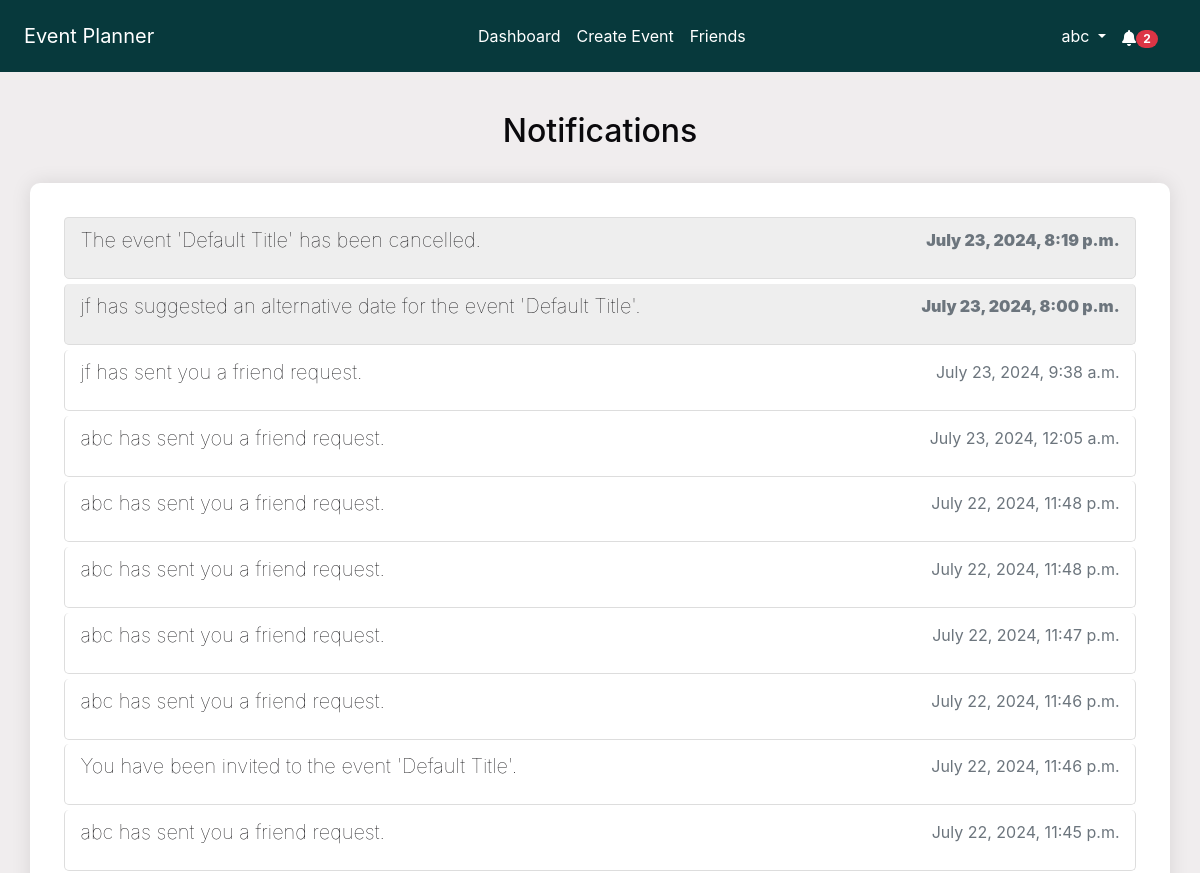
Before: /notifications/ (signed in, upper part) with the older database file.
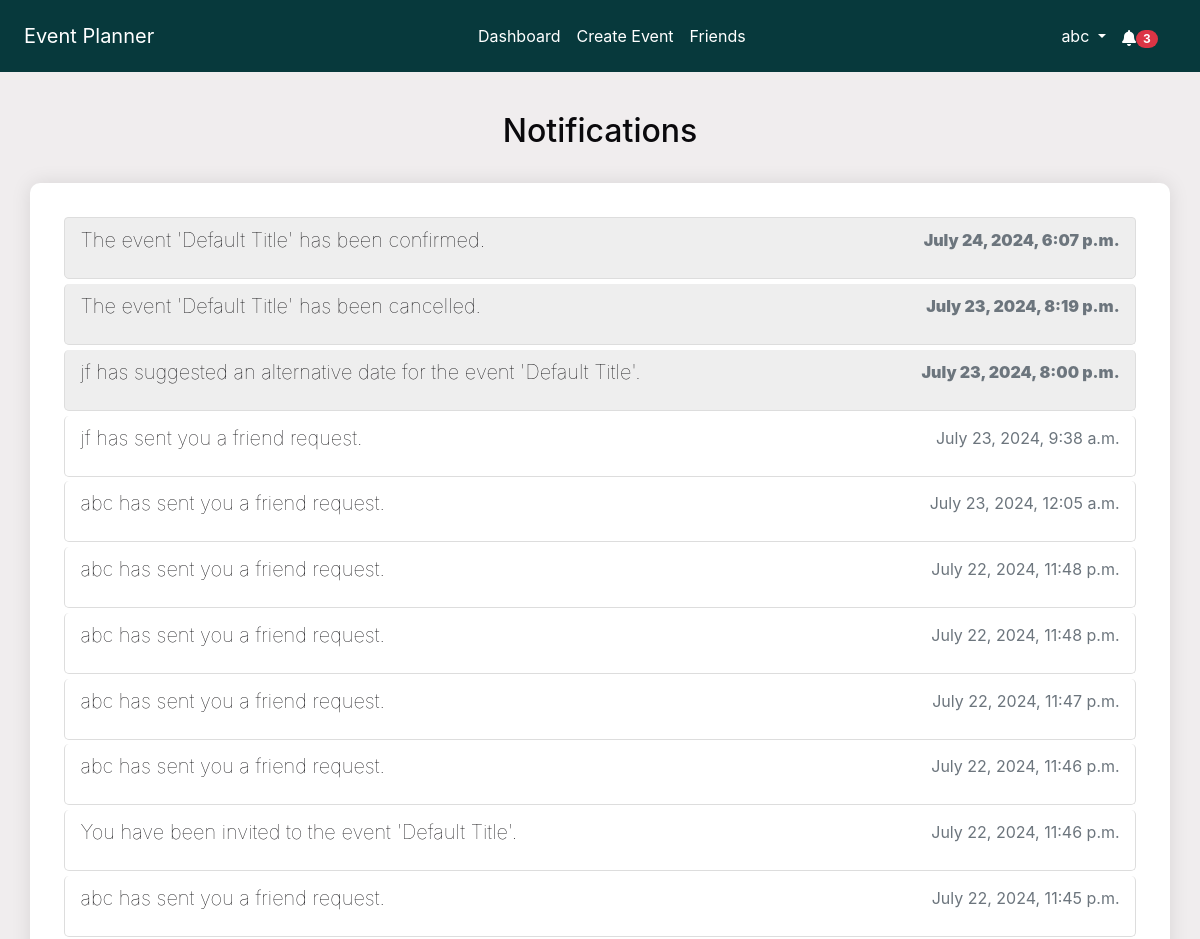
After: the same page with the newer database file.
### notifications/models.py (models this page shows, shortened)
class Notification(models.Model):
    NOTIFICATION_TYPES = [
        ("event_created", "Event Created"),
        ("event_updated", "Event Updated"),
        ("event_cancelled", "Event Cancelled"),
        ("invitation_response", "Invitation Response"),
        ("suggested_alternate_date", "Suggested Alternate Date"),
        ("event_confirmed", "Event Confirmed"),
        ("friend_request_received", "Friend Request Received"),
    ]
    user = models.ForeignKey(User, on_delete=models.CASCADE)
    event = models.ForeignKey(
        Event, on_delete=models.CASCADE, null=True, blank=True
    )
    type = models.CharField(max_length=50, choices=NOTIFICATION_TYPES)
    message = models.TextField()
    created_at = models.DateTimeField(auto_now_add=True)
    read = models.BooleanField(default=False)
    url = models.URLField(default="/")

### notifications/views.py (the view)
# urls.py: path("", views.notifications, name="notifications"),
@login_required
def notifications(request):
    notifications = Notification.objects.filter(user=request.user).order_by(
        "-created_at"
    )
    context = {"notifications": notifications}
    return render(request, "notifications/notifications.html", context)

### accounts/context_processors.py (called while the page is built)
def google_api_key(request):
    return {"GOOGLE_API_KEY": os.getenv("GOOGLE_API_KEY")}

### notifications/context_processors.py (called while the page is built)
def notifications(request):
    if request.user.is_authenticated:
        all_unread_notifications = Notification.objects.filter(
            user=request.user, read=False
        ).order_by("-created_at")
        unread_count = all_unread_notifications.count()
        recent_unread_notifications = all_unread_notifications[:8]
        return {
            "recent_unread_notifications": recent_unread_notifications,
            "unread_count": unread_count,
        }
    return {}

### templates/notifications/notifications.html (shortened to what this page needs)
{% extends 'base.html' %}
{% block content %}
<div class="container">
    <h2 class="text-center mt-4 mb-4">Notifications</h2>
    <div class="notifications-list scrollable-column">
        <ul class="list-group">
            {% for notification in notifications|dictsort:'read' %}
                <li class="list-group-item {% if not notification.read %}bg-gray{% endif %}">
                    {% if notification.type == 'friend_request_received' %}
                        <a href="{% url 'friends_page' %}" class="notification-link">
                            <h5 class="notification-title">{{ notification.message }}</h5>
                            <p class="notification-time text-muted">{{ notification.created_at|date:"F j, Y, g:i a" }}</p>
                        </a>
                    {% else %}
                        <a href="{% url 'mark_notification_read' notification.id %}" class="notification-link">
                            <h5 class="notification-title">{{ notification.message }}</h5>
                            <p class="notification-time text-muted">{{ notification.created_at|date:"F j, Y, g:i a" }}</p>
                        </a>
                    {% endif %}
                </li>
            {% endfor %}
        </ul>
    </div>
</div>
{% endblock %}

### templates/base.html (shortened to what this page needs)
<!DOCTYPE html>
<html lang="en">
<head>
    {% load static %}
    <link rel="stylesheet" href="https://stackpath.bootstrapcdn.com/bootstrap/4.5.2/css/bootstrap.min.css">
    <link rel="stylesheet" href="{% static 'css/styles.css' %}">
    <link rel="stylesheet" href="https://cdnjs.cloudflare.com/ajax/libs/font-awesome/5.15.4/css/all.min.css">
    <link rel="stylesheet" href="https://cdnjs.cloudflare.com/ajax/libs/fullcalendar/3.10.2/fullcalendar.min.css" />
</head>
<body class="c-app">
    <header class="c-header c-header-light c-header-fixed">
        <nav class="navbar navbar-expand-lg navbar-light">
            <a class="navbar-brand" href="{% url 'home' %}">Event Planner</a>
            <div class="collapse navbar-collapse" id="navbarSupportedContent">
                {% if user.is_authenticated %}
                <ul class="navbar-nav mx-auto">
                    <li class="nav-item {% if request.resolver_match.url_name == 'dashboard' %}active{% endif %}">
                        <a class="nav-link" href="{% url 'dashboard' %}">Dashboard</a>
                    </li>
                    <li class="nav-item {% if request.resolver_match.url_name == 'create_event' %}active{% endif %}">
                        <a class="nav-link" href="{% url 'create_event' %}">Create Event</a>
                    </li>
                    <li class="nav-item {% if request.resolver_match.url_name == 'friends_page' %}active{% endif %}">
                        <a class="nav-link" href="{% url 'friends_page' %}">Friends</a>
                    </li>
                    {% endif %}
                </ul>
                {% if user.is_authenticated %}
                <ul class="navbar-nav d-flex">
                    <li class="nav-item dropdown">
                        <a class="nav-link dropdown-toggle" href="#" id="profileLink" role="button" data-toggle="dropdown" aria-haspopup="true" aria-expanded="false">
                            {{ user.username }}
                        </a>
                    </li>
                </ul>
                {% endif %}
            </div>
            {% if user.is_authenticated %}
                <ul class="navbar-nav ml-auto d-flex">
                    <li class="nav-item">
                        <a class="nav-link" href="#" id="notificationBell" role="button" data-toggle="dropdown" aria-haspopup="true" aria-expanded="false">
                            <i class="fas fa-bell"></i>
                            {% if unread_count > 0 %}
                                <span class="badge badge-pill badge-danger">{{ unread_count }}</span>
                            {% else %}
                                <span class="badge badge-pill badge-danger" style="opacity: 0;">{{ unread_count }}</span>
                            {% endif %}
                        </a>
                    </li>
                </ul>
            {% endif %}
        </nav>
    </header>
    <main class="c-main">
        <div class="container-fluid">
            <div class="fade-in">
                {% block content %}{% endblock %}
            </div>
        </div>
    </main>
</body>
</html>

Changed rows visible on the page:
added Notification: message "The event 'Default Title' has been confirmed.", created_at "July 24, 2024, 6:07 p.m.", read False (drawn)
Other visible differences:
{{ unread_count }}: "2" → "3"
